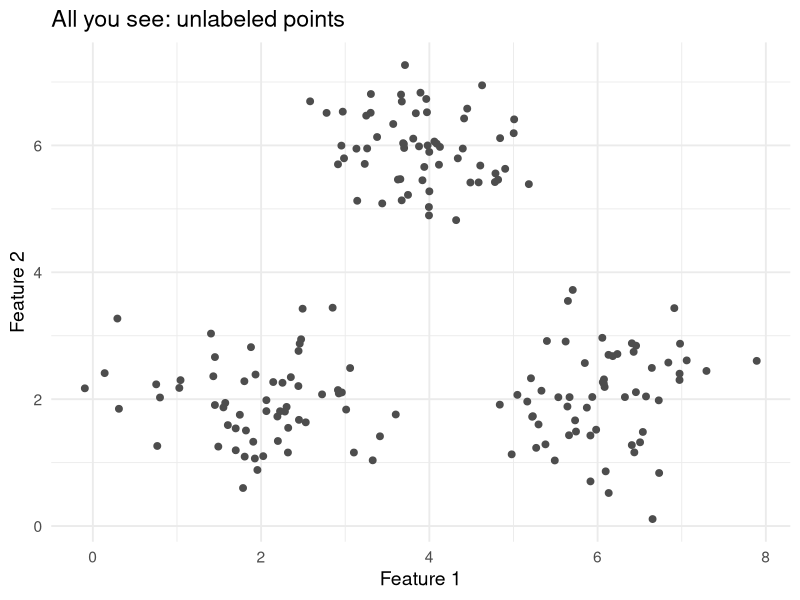
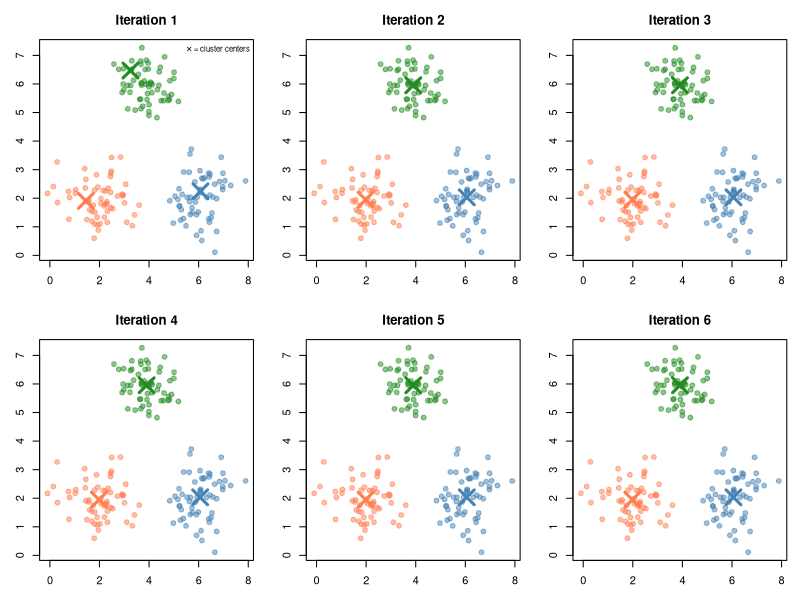
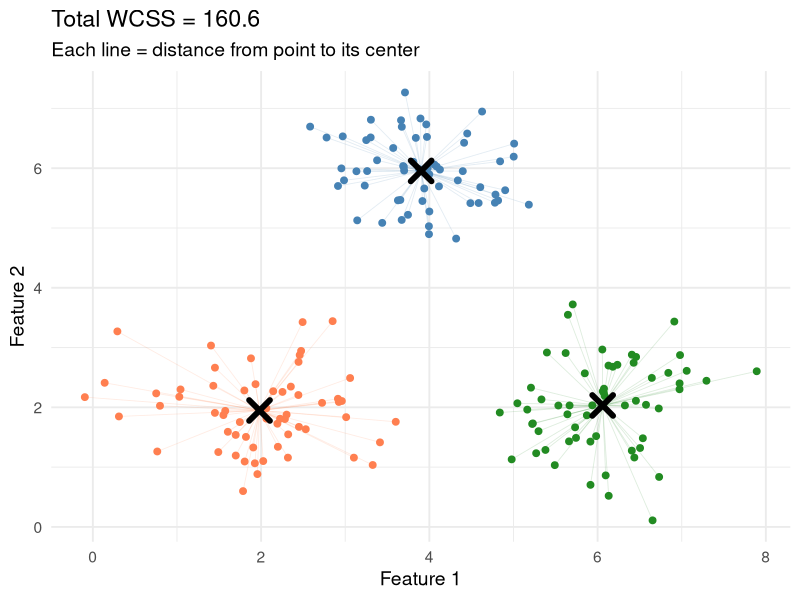
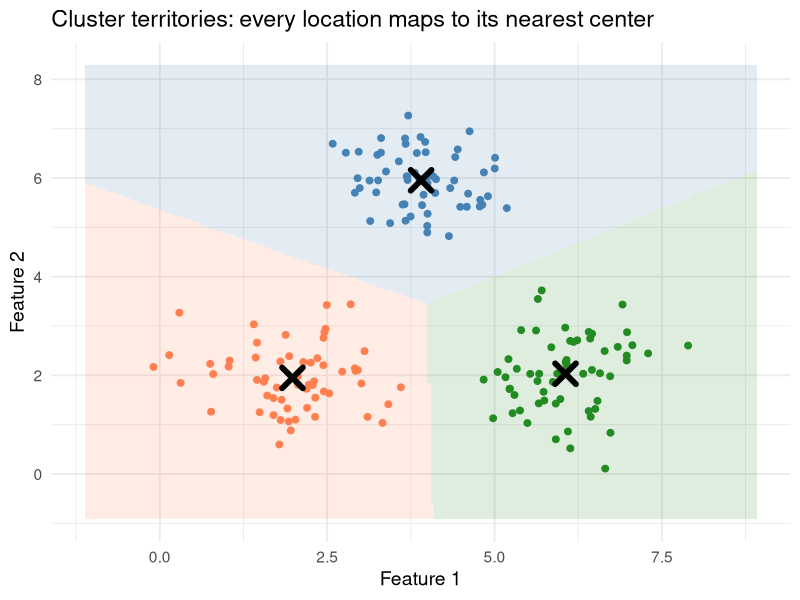
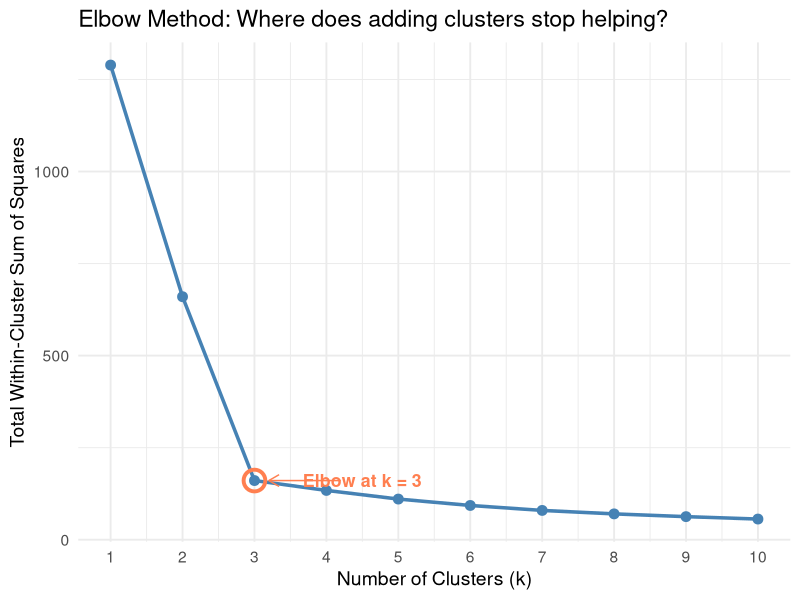
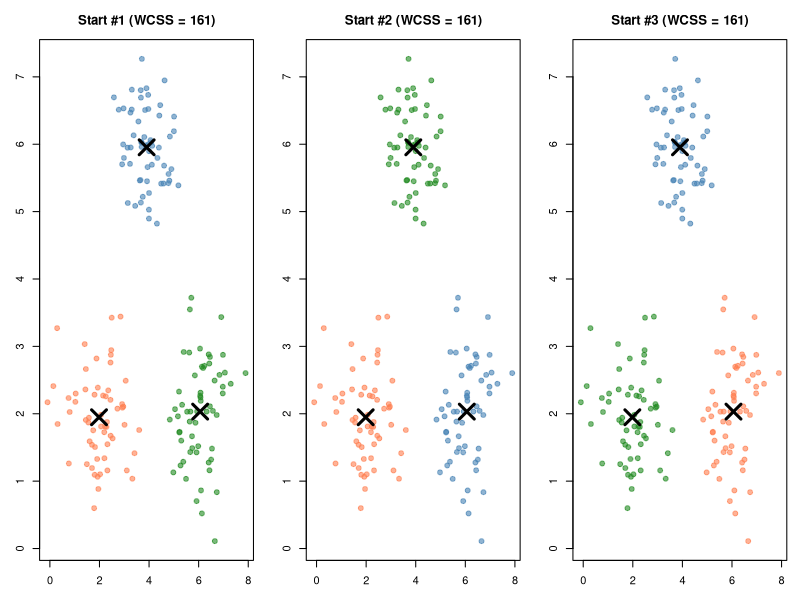
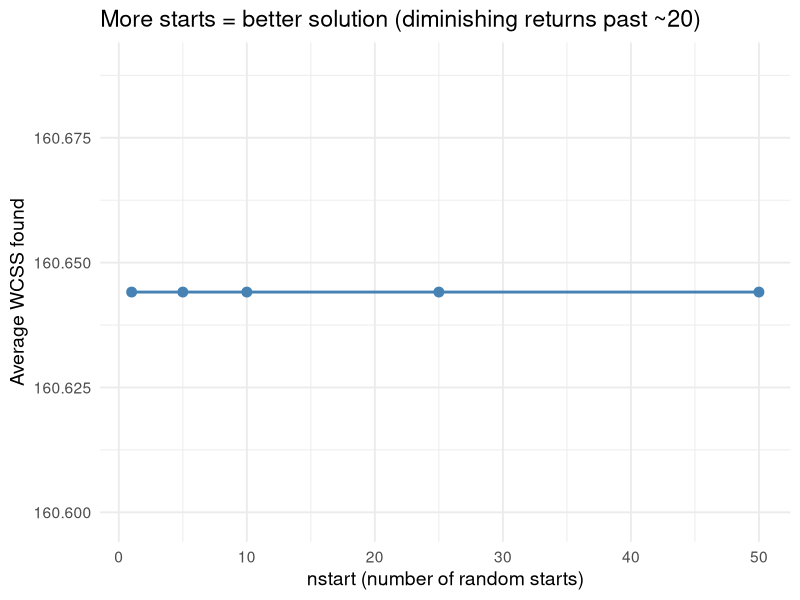
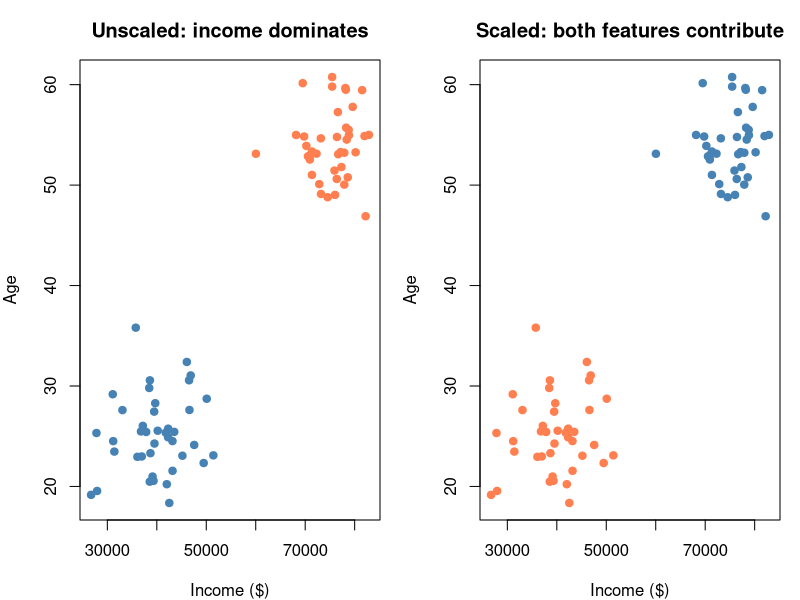

Reproduce these figures in R, in order.
## ---- chunk 1
#| label: plot-unlabeled
#| fig-cap: "You see the data. Can you spot the groups? k-means can."

library(ggplot2)
set.seed(42)

# Three hidden clusters
true_centers <- data.frame(x1 = c(2, 6, 4), x2 = c(2, 2, 6))
n_per <- 60

df <- data.frame(
  x1 = c(rnorm(n_per, 2, 0.7), rnorm(n_per, 6, 0.7), rnorm(n_per, 4, 0.7)),
  x2 = c(rnorm(n_per, 2, 0.7), rnorm(n_per, 2, 0.7), rnorm(n_per, 6, 0.7)),
  true_group = factor(rep(c("A", "B", "C"), each = n_per))
)

# Show without labels
ggplot(df, aes(x1, x2)) +
  geom_point(size = 2, color = "gray30") +
  theme_minimal(base_size = 14) +
  labs(x = "Feature 1", y = "Feature 2",
       title = "All you see: unlabeled points")
## ---- chunk 2
#| label: plot-algorithm-steps
#| fig-cap: "k-means in action: assign → move centers → assign → move → converge"

set.seed(15)

# Manual k-means to show each step
k <- 3
centers <- df[sample(nrow(df), k), c("x1", "x2")]
colors <- c("coral", "steelblue", "forestgreen")

par(mfrow = c(2, 3), mar = c(3, 3, 3, 1))

for (iter in 1:6) {
  # Step 2: Assign to nearest center
  dists <- sapply(1:k, function(j) {
    sqrt((df$x1 - centers$x1[j])^2 + (df$x2 - centers$x2[j])^2)
  })
  assignments <- apply(dists, 1, which.min)

  plot(df$x1, df$x2,
    col = adjustcolor(colors[assignments], 0.5),
    pch = 19, cex = 1,
    main = paste("Iteration", iter),
    xlab = "x1", ylab = "x2")

  # Show centers
  points(centers$x1, centers$x2, pch = 4, cex = 3, lwd = 3,
         col = colors[1:k])

  # Draw lines from centers to their points (first iteration only)
  if (iter == 1) {
    legend("topright", bty = "n", cex = 0.7,
      legend = "✕ = cluster centers")
  }

  # Step 3: Move centers
  for (j in 1:k) {
    members <- df[assignments == j, ]
    centers$x1[j] <- mean(members$x1)
    centers$x2[j] <- mean(members$x2)
  }
}
par(mfrow = c(1, 1))
## ---- chunk 3
#| label: plot-wcss-visual
#| fig-cap: "WCSS = sum of all these distances (squared). k-means tries to make this small."

# Final k-means result
km <- kmeans(df[, c("x1", "x2")], centers = 3, nstart = 20)

df$cluster <- factor(km$cluster)
centers_final <- as.data.frame(km$centers)
centers_final$cluster <- factor(1:3)

ggplot(df, aes(x1, x2, color = cluster)) +
  geom_segment(aes(xend = km$centers[as.numeric(cluster), 1],
                    yend = km$centers[as.numeric(cluster), 2]),
               alpha = 0.15, linewidth = 0.3) +
  geom_point(size = 2) +
  geom_point(data = centers_final, aes(x1, x2),
             shape = 4, size = 5, stroke = 3, color = "black") +
  scale_color_manual(values = c("coral", "steelblue", "forestgreen")) +
  theme_minimal(base_size = 14) +
  labs(x = "Feature 1", y = "Feature 2",
       title = paste("Total WCSS =", round(km$tot.withinss, 1)),
       subtitle = "Each line = distance from point to its center") +
  theme(legend.position = "none")
## ---- chunk 4
#| label: plot-voronoi
#| fig-cap: "Each region contains all points closest to that center (Voronoi diagram)"

# Show decision regions
grid <- expand.grid(
  x1 = seq(min(df$x1) - 1, max(df$x1) + 1, length.out = 200),
  x2 = seq(min(df$x2) - 1, max(df$x2) + 1, length.out = 200)
)

dists_grid <- sapply(1:3, function(j) {
  sqrt((grid$x1 - km$centers[j, 1])^2 + (grid$x2 - km$centers[j, 2])^2)
})
grid$cluster <- factor(apply(dists_grid, 1, which.min))

ggplot() +
  geom_tile(data = grid, aes(x1, x2, fill = cluster), alpha = 0.15) +
  geom_point(data = df, aes(x1, x2, color = cluster), size = 2) +
  geom_point(data = centers_final, aes(x1, x2),
             shape = 4, size = 5, stroke = 3, color = "black") +
  scale_fill_manual(values = c("coral", "steelblue", "forestgreen")) +
  scale_color_manual(values = c("coral", "steelblue", "forestgreen")) +
  theme_minimal(base_size = 14) +
  labs(x = "Feature 1", y = "Feature 2",
       title = "Cluster territories: every location maps to its nearest center") +
  theme(legend.position = "none")
## ---- chunk 5
#| label: plot-elbow
#| fig-cap: "The elbow method: WCSS drops sharply, then flattens — the bend is your k"

k_range <- 1:10
wcss <- sapply(k_range, function(k) {
  km_fit <- kmeans(df[, c("x1", "x2")], centers = k, nstart = 20)
  km_fit$tot.withinss
})

elbow_df <- data.frame(k = k_range, wcss = wcss)

ggplot(elbow_df, aes(k, wcss)) +
  geom_line(linewidth = 1.2, color = "steelblue") +
  geom_point(size = 3, color = "steelblue") +
  geom_point(data = elbow_df[3, ], aes(k, wcss),
             size = 6, shape = 1, color = "coral", stroke = 2) +
  annotate("text", x = 4.5, y = wcss[3],
           label = "Elbow at k = 3", color = "coral", size = 4.5, fontface = "bold") +
  annotate("segment", x = 4.2, xend = 3.2, y = wcss[3], yend = wcss[3],
           arrow = arrow(length = unit(0.3, "cm")), color = "coral") +
  scale_x_continuous(breaks = k_range) +
  theme_minimal(base_size = 14) +
  labs(x = "Number of Clusters (k)", y = "Total Within-Cluster Sum of Squares",
       title = "Elbow Method: Where does adding clusters stop helping?")
## ---- chunk 6
#| label: plot-bad-init
#| fig-cap: "Same data, same k=3, but different random starts → different results"

par(mfrow = c(1, 3), mar = c(3, 3, 3, 1))

colors <- c("coral", "steelblue", "forestgreen")

for (trial in c(1, 2, 3)) {
  set.seed(trial * 7)
  km_trial <- kmeans(df[, c("x1", "x2")], centers = 3, nstart = 1)

  plot(df$x1, df$x2,
    col = adjustcolor(colors[km_trial$cluster], 0.6),
    pch = 19, cex = 1,
    main = paste0("Start #", trial, " (WCSS = ", round(km_trial$tot.withinss, 0), ")"),
    xlab = "x1", ylab = "x2")
  points(km_trial$centers[, 1], km_trial$centers[, 2],
         pch = 4, cex = 3, lwd = 3)
}
par(mfrow = c(1, 1))
## ---- chunk 7
#| label: plot-nstart
#| fig-cap: "More random starts → more likely to find the best clustering"

nstart_vals <- c(1, 5, 10, 25, 50)
best_wcss <- sapply(nstart_vals, function(ns) {
  results <- replicate(20, {
    km_fit <- kmeans(df[, c("x1", "x2")], centers = 3, nstart = ns)
    km_fit$tot.withinss
  })
  mean(results)
})

ggplot(data.frame(nstart = nstart_vals, wcss = best_wcss), aes(nstart, wcss)) +
  geom_line(linewidth = 1, color = "steelblue") +
  geom_point(size = 3, color = "steelblue") +
  theme_minimal(base_size = 14) +
  labs(x = "nstart (number of random starts)", y = "Average WCSS found",
       title = "More starts = better solution (diminishing returns past ~20)")
## ---- chunk 8
#| label: plot-scaling-kmeans
#| fig-cap: "Without scaling, the high-range feature dominates cluster assignments"

set.seed(42)

# Customer data: income (30k-90k) and age (18-70)
customers <- data.frame(
  income = c(rnorm(40, 40000, 5000), rnorm(40, 75000, 5000)),
  age = c(rnorm(40, 25, 4), rnorm(40, 55, 4))
)

par(mfrow = c(1, 2), mar = c(4, 4, 3, 1))

# Unscaled
km_raw <- kmeans(customers, 2, nstart = 20)
plot(customers$income, customers$age,
  col = c("coral", "steelblue")[km_raw$cluster],
  pch = 19, main = "Unscaled: income dominates",
  xlab = "Income ($)", ylab = "Age")

# Scaled
cust_scaled <- scale(customers)
km_scaled <- kmeans(cust_scaled, 2, nstart = 20)
plot(customers$income, customers$age,
  col = c("coral", "steelblue")[km_scaled$cluster],
  pch = 19, main = "Scaled: both features contribute",
  xlab = "Income ($)", ylab = "Age")

par(mfrow = c(1, 1))
## ---- chunk 9
#| label: plot-supervised-vs-unsupervised
#| fig-cap: "Left: supervised (labels known, learn boundary). Right: unsupervised (no labels, find groups)."

par(mfrow = c(1, 2), mar = c(4, 4, 3, 1))

# Supervised: labeled data with boundary
plot(df$x1, df$x2,
  col = c("coral", "steelblue", "forestgreen")[as.numeric(df$true_group)],
  pch = 19, cex = 1.2,
  main = "Supervised: labels given",
  xlab = "Feature 1", ylab = "Feature 2")
legend("topleft", legend = c("A", "B", "C"), bty = "n",
  col = c("coral", "steelblue", "forestgreen"), pch = 19, cex = 0.8,
  title = "Known labels")

# Unsupervised: same data, no labels, discover clusters
plot(df$x1, df$x2,
  col = c("coral", "steelblue", "forestgreen")[km$cluster],
  pch = 19, cex = 1.2,
  main = "Unsupervised: clusters discovered",
  xlab = "Feature 1", ylab = "Feature 2")
points(km$centers[, 1], km$centers[, 2], pch = 4, cex = 3, lwd = 3)
legend("topleft", legend = paste("Cluster", 1:3), bty = "n",
  col = c("coral", "steelblue", "forestgreen"), pch = 19, cex = 0.8,
  title = "Discovered groups")

par(mfrow = c(1, 1))
## ---- chunk 10
#| label: plot-limitations
#| fig-cap: "k-means struggles with non-spherical shapes"

set.seed(42)

# Concentric rings (k-means will fail)
n <- 200
angle <- runif(n, 0, 2 * pi)
r_inner <- rnorm(n / 2, 1.5, 0.2)
r_outer <- rnorm(n / 2, 4, 0.3)

rings <- data.frame(
  x1 = c(r_inner * cos(angle[1:(n/2)]), r_outer * cos(angle[(n/2+1):n])),
  x2 = c(r_inner * sin(angle[1:(n/2)]), r_outer * sin(angle[(n/2+1):n])),
  true = factor(rep(c("Inner", "Outer"), each = n / 2))
)

km_rings <- kmeans(rings[, 1:2], 2, nstart = 20)

par(mfrow = c(1, 2), mar = c(4, 4, 3, 1))

plot(rings$x1, rings$x2,
  col = c("coral", "steelblue")[as.numeric(rings$true)],
  pch = 19, main = "True groups (rings)",
  xlab = "x1", ylab = "x2", asp = 1)

plot(rings$x1, rings$x2,
  col = c("coral", "steelblue")[km_rings$cluster],
  pch = 19, main = "k-means result (wrong!)",
  xlab = "x1", ylab = "x2", asp = 1)
points(km_rings$centers[, 1], km_rings$centers[, 2],
       pch = 4, cex = 3, lwd = 3)

par(mfrow = c(1, 1))
## ---- chunk 11
#| label: plot-segmentation
#| fig-cap: "Customer segmentation: k-means discovers 3 natural groups from spending data"

set.seed(42)

# Simulated customer data
customers2 <- data.frame(
  annual_spend = c(rnorm(50, 200, 40), rnorm(50, 600, 80), rnorm(50, 1200, 150)),
  visit_frequency = c(rnorm(50, 4, 1), rnorm(50, 12, 2), rnorm(50, 25, 3))
)

# Scale then cluster
cust_s <- scale(customers2)
km_cust <- kmeans(cust_s, 3, nstart = 20)

customers2$segment <- factor(km_cust$cluster)

# Label segments meaningfully
seg_means <- aggregate(cbind(annual_spend, visit_frequency) ~ segment, data = customers2, mean)
seg_means <- seg_means[order(seg_means$annual_spend), ]
seg_labels <- c("Budget Shoppers", "Regular Customers", "VIP / High-Value")

ggplot(customers2, aes(annual_spend, visit_frequency, color = segment)) +
  geom_point(size = 3) +
  scale_color_manual(values = c("coral", "steelblue", "forestgreen"),
                     labels = seg_labels) +
  theme_minimal(base_size = 14) +
  labs(x = "Annual Spend ($)", y = "Visit Frequency (per month)",
       color = "Segment",
       title = "k-means segmentation: 3 customer groups discovered")
